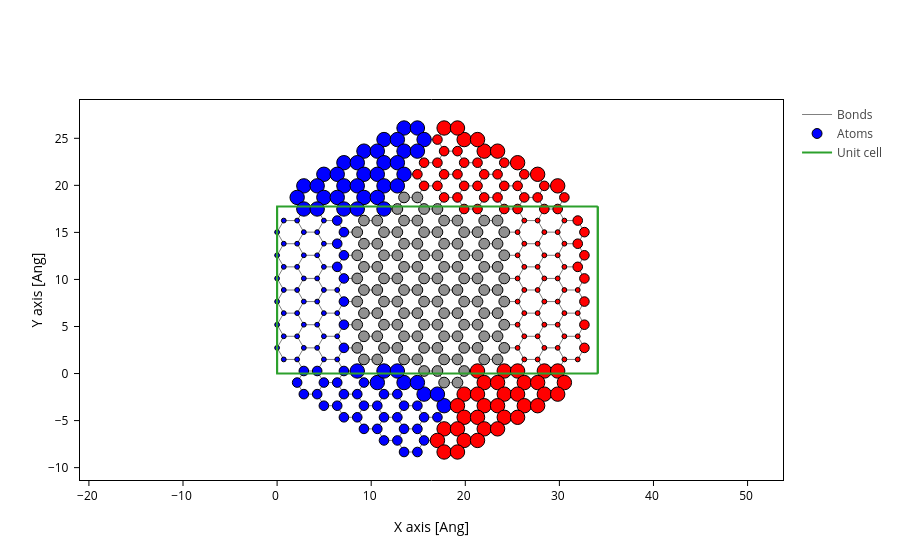

The code cell stored with this chart in its notebook:
### Markdown cell above
## Compatibility issues with $w,\ l,\ c$

### Code cell
__width = 13
__length = 2
__center_size = 2
__electrode = build_electrode(__width, __length)
__ribbon = build_nanoribbon(__electrode, __center_size)
__device, __lr_indices = build_reduced_device(__ribbon, 
                                           __electrode, 
                                           repeat=3 # how many angles to use: 0, -60, +60
                                           )
__atoms_style = mark_electrode(__lr_indices)
__device.plot(axes="xy", atoms_style=__atoms_style)

### Figure 1 — Plotly figure (JSON) as saved in the notebook; plotly's stock layout.template omitted (floating-point values rounded to 4 significant figures; data arrays with more than 128 entries replaced by an {"elided": "..."} marker saying what was removed)
{"data": [{"line": {"color": "gray", "width": 1}, "meta": {}, "mode": "lines", "name": "Bonds", "opacity": 1, "type": "scatter", "x": {"elided": "11214 float values"}, "y": {"elided": "11214 float values"}}, {"marker": {"color": {"elided": "372 str values"}, "line": {"color": "black", "width": 1}, "opacity": 1, "size": {"elided": "372 float values"}}, "meta": {}, "mode": "markers", "name": "Atoms", "opacity": 1, "type": "scatter", "x": {"elided": "372 float values"}, "y": {"elided": "372 float values"}}, {"meta": {}, "mode": "lines", "name": "Unit cell", "type": "scatter", "x": [0.0, 0.0, 34.08, 34.08, 0.0, 0.0, NaN, 0.0, 0.0, 0.0, 34.08, 34.08, 0.0, NaN, 34.08, 34.08, NaN, 34.08, 34.08], "y": [0.0, 17.76, 17.76, 17.76, 17.76, 17.76, NaN, 17.76, 0.0, 0.0, 0.0, 0.0, 0.0, NaN, 17.76, 0.0, NaN, 17.76, 0.0]}], "layout": {"scene": {"aspectmode": "data", "xaxis": {"title": {"text": "X axis [Ang]"}}, "yaxis": {"title": {"text": "Y axis [Ang]"}}}, "xaxis": {"scaleanchor": "y", "scaleratio": 1, "title": {"text": "X axis [Ang]"}}, "yaxis": {"title": {"text": "Y axis [Ang]"}}}}
